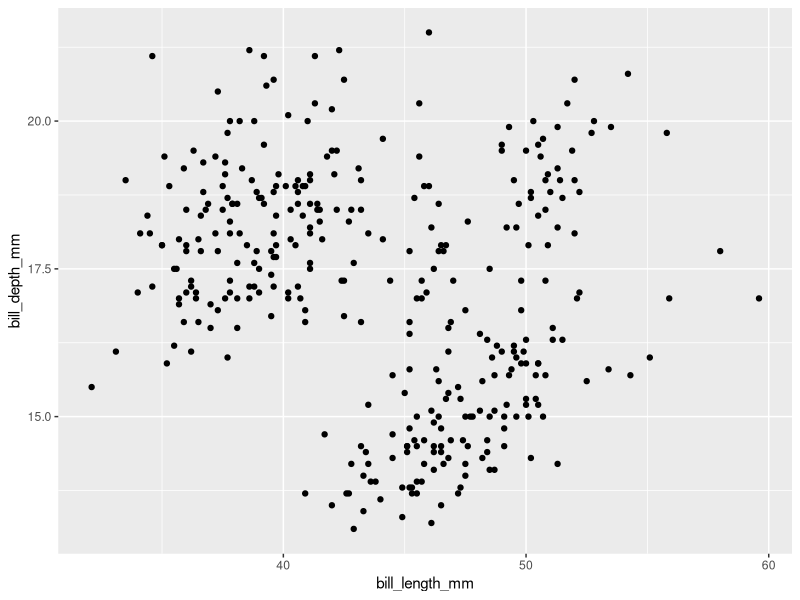
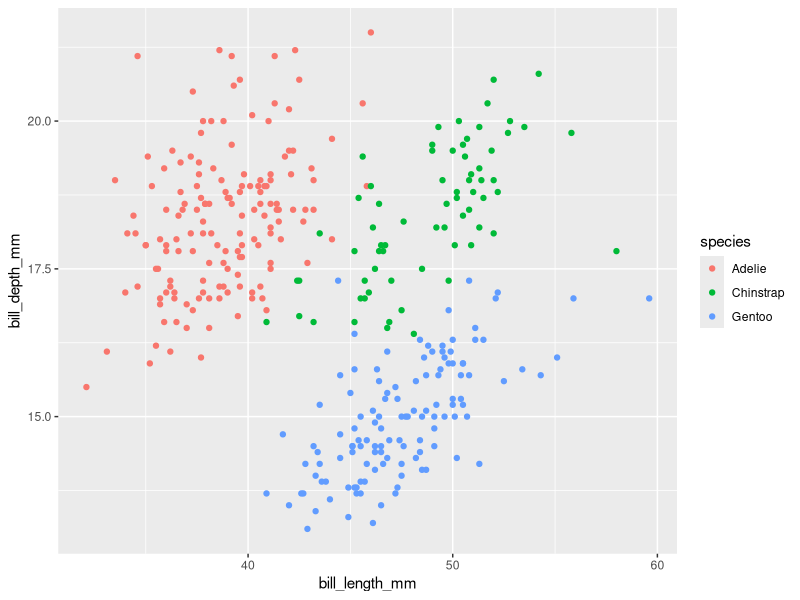
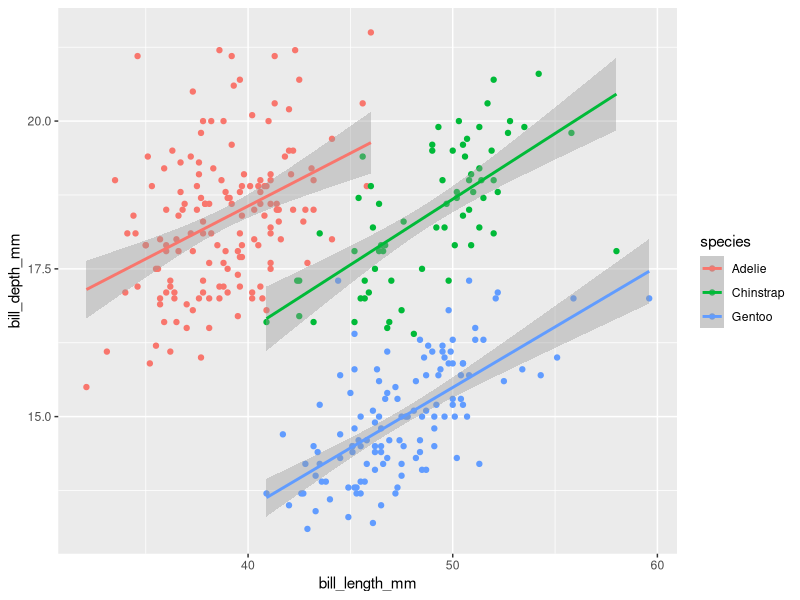
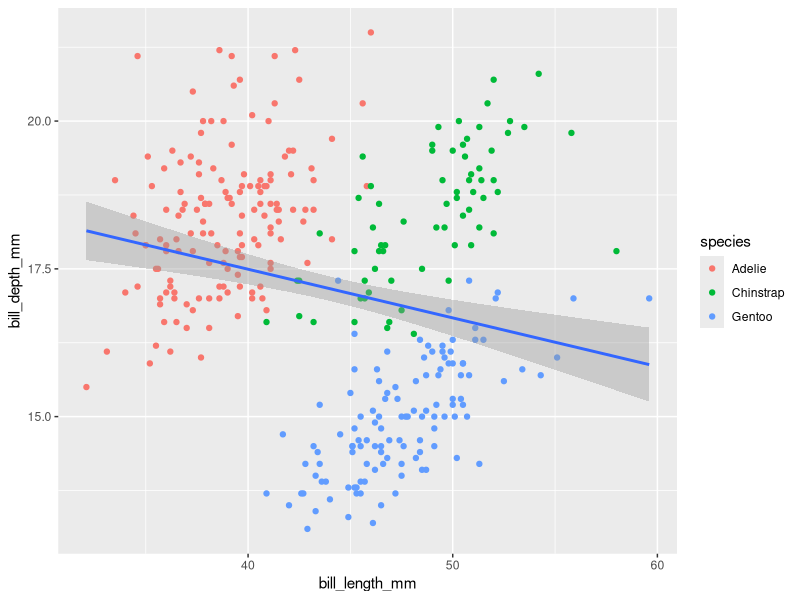
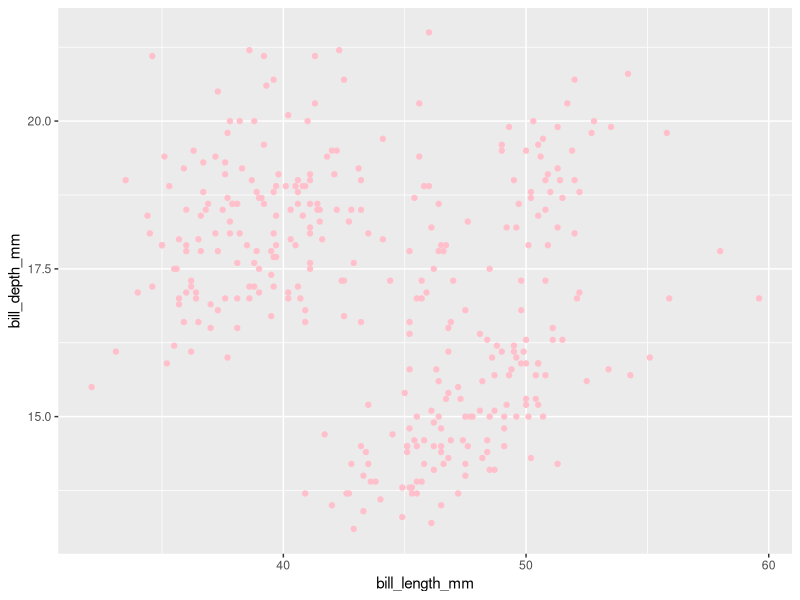
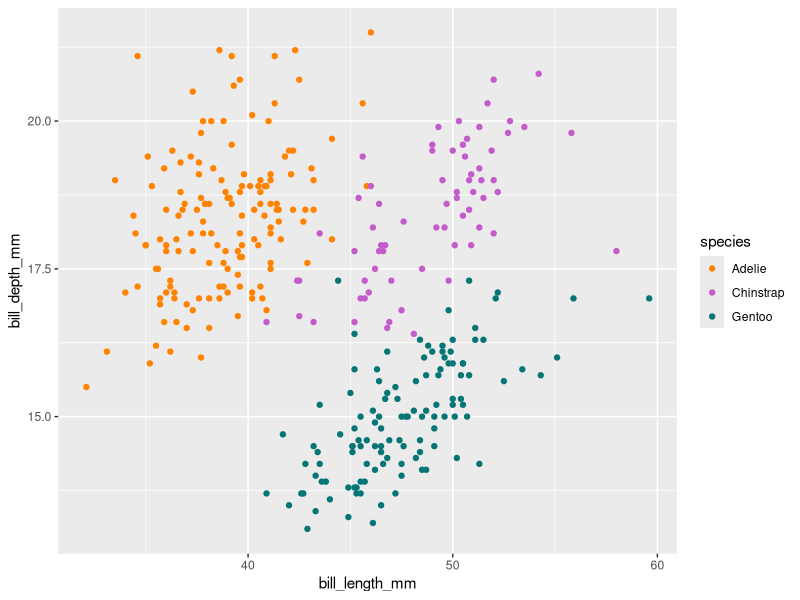
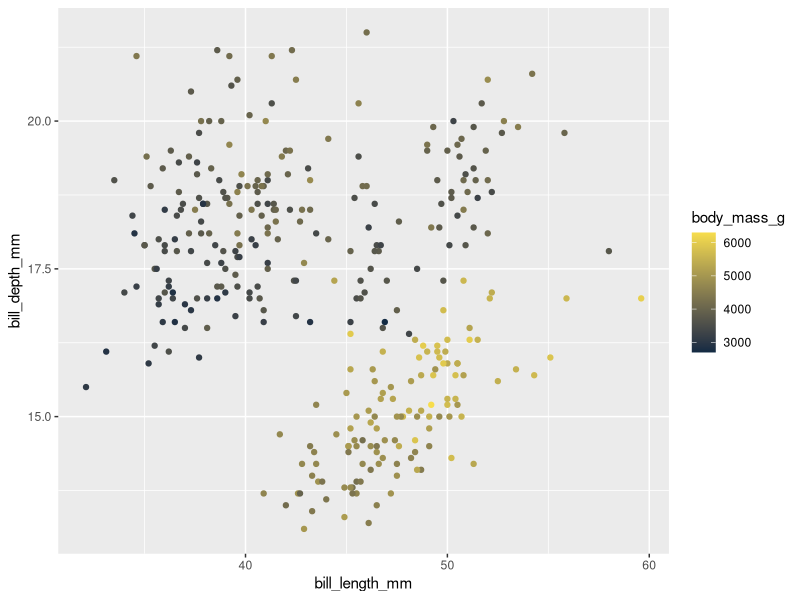
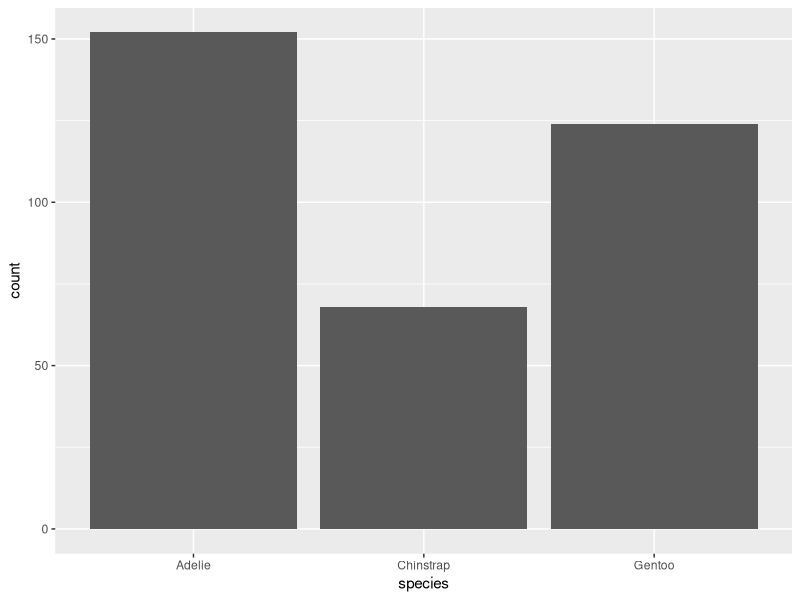

Write R code to recreate these figures, in order.
## ---- chunk 1
library(tidyverse)
library(palmerpenguins)
## ---- chunk 2
# untidy data ----
temp_data_wide <- tribble(
  ~date, ~station1, ~station2,  ~station3,
  "2023-10-01", 30.1, 29.8,  31.2,
  "2023-11-01", 28.6, 29.1,  33.4,
  "2023-12-01", 29.9, 28.5,  32.3
)
## ---- chunk 3
# make tidy ----
temp_data_long <- temp_data_wide |> 
  pivot_longer(cols = starts_with("station"),
               names_to = "station_id", 
               values_to = "temp_c")
## ---- chunk 4
#Initialize a plot object
ggplot(data = penguins, 
       #Add in mapping aesthetics
       aes(x = bill_length_mm, y = bill_depth_mm))+
  #Define a geometry to represent your data
  geom_point()
## ---- chunk 5
#Initialize a plot object
ggplot(data = penguins, 
       #Add in mapping aesthetics
       aes(x = bill_length_mm, y = bill_depth_mm))+
  #Define a geometry to represent your data
  geom_point(aes(color = species)) #change the color of the data point based on species
## ---- chunk 6
#Initialize a plot object
ggplot(data = penguins, 
       #Add in mapping aesthetics
       aes(x = bill_length_mm, y = bill_depth_mm, color = species))+
  #Define a geometry to represent your data
  geom_point()+
  #Add in the line of best fit using geom_smooth
  geom_smooth(method = 'lm')
## ---- chunk 7
#Initialize a plot object
ggplot(data = na.omit(penguins), 
       #Add in mapping aesthetics
       aes(x = bill_length_mm, y = bill_depth_mm))+
  #Define a geometry to represent your data
  geom_point(aes(color = species))+ #change color of the data point by species
  #add in the line of best fit
  geom_smooth(method = "lm")

## ---- chunk 8
#Initialize a plot object
ggplot(data = na.omit(penguins), 
       #Add in mapping aesthetics
       aes(x = bill_length_mm, y = bill_depth_mm))+
  #Define a geometry to represent your data
  geom_point(color = 'pink')
## ---- chunk 9
#Initialize a plot object
ggplot(data = na.omit(penguins), 
       #Add in mapping aesthetics
       aes(x = bill_length_mm, y = bill_depth_mm, color = species))+
  #Define a geometry to represent your data
  geom_point() +
  #Create our own color scheme
  scale_color_manual(values = c("#FF8302", "#C35CCA", "#067575"))
## ---- chunk 10
#Initialize a plot object
ggplot(data = na.omit(penguins), 
       #Add in mapping aesthetics
       aes(x = bill_length_mm, y = bill_depth_mm, color = body_mass_g))+
  #Define a geometry to represent your data
  geom_point() +
  #Create a gradient color scheme for continuous data
  scale_color_gradient(low = "#132B43", high = "#F7DD4C")
## ---- chunk 11
#Initialize plot // add mapping aesthetics
ggplot(data = penguins, aes(x = species))+
  #Create a bar graph
  geom_bar()
## ---- chunk 12
penguin_summary <- penguins |> 
  count(species) # calculate number of observations (rows) for each species

ggplot(penguin_summary, aes(x = species, y = n)) + 
  geom_bar(stat = "identity")
## ---- chunk 13
library(palmerpenguins)
library(tidyverse)

ggplot(penguins, aes(x = species, y = after_stat(prop), group = 1)) +
  geom_bar()
## ---- chunk 14
ggplot(penguins) +
  stat_summary(
    aes(x = species, y = body_mass_g, color = species),
    fun.max = max, 
    fun.min = min,
    fun = mean
  )+
  scale_color_manual(values = c("#FF8302", "#C35CCA", "#067575"))
## ---- chunk 15
ggplot(penguins, aes(x = species, fill = island)) +
  geom_bar(position = 'stack')
## ---- chunk 16
ggplot(penguins, aes(x = species, fill = island)) +
  geom_bar(position = "fill")
## ---- chunk 17
ggplot(penguins, aes(x = species, fill = island)) +
  geom_bar(position = "dodge")
## ---- chunk 18
ggplot(penguins, aes(x = species, fill = island)) +
  geom_bar(position = position_dodge2(preserve = "single"))
## ---- chunk 19
ggplot(penguins, aes(x = species)) +
  geom_bar() +
  coord_cartesian()
## ---- chunk 20
ggplot(penguins, aes(x = species)) +
  geom_bar() + 
  coord_flip()
## ---- chunk 21
ggplot(penguins, aes(x = species, fill = species)) +
  geom_bar() + 
  coord_polar() +
  scale_fill_manual(values = c("#FF8302", "#C35CCA", "#067575"))
## ---- chunk 22
ggplot(penguins, aes(x = species, fill = species)) +
  geom_bar() + 
  coord_polar() +
  scale_fill_manual(values = c("#FF8302", "#C35CCA", "#067575"))+
  theme_classic()
## ---- chunk 23
ggplot(penguins, aes(x = species, fill = species)) +
  geom_bar() + 
  coord_polar() +
  scale_fill_manual(values = c("#FF8302", "#C35CCA", "#067575"))+
  theme_light()
## ---- chunk 24
ggplot(penguins, aes(x = species, fill = species)) +
  geom_bar() + 
  coord_polar() +
  scale_fill_manual(values = c("#FF8302", "#C35CCA", "#067575"))+
  theme_light()+
  theme(
    axis.title = element_text(size = 17, color = "purple")
  )
## ---- chunk 25
ggplot(penguins, aes(x = flipper_length_mm)) + 
  geom_histogram()
## ---- chunk 26
ggplot(penguins, aes(x = flipper_length_mm, fill = species)) + 
  geom_histogram() +
  scale_fill_manual(values = c("#FF8302", "#C35CCA", "#067575"))
## ---- chunk 27
ggplot(penguins, aes(x = flipper_length_mm, fill = species)) + 
  geom_histogram(position = "identity", alpha = 0.5) +
  scale_fill_manual(values = c("#FF8302", "#C35CCA", "#067575"))
